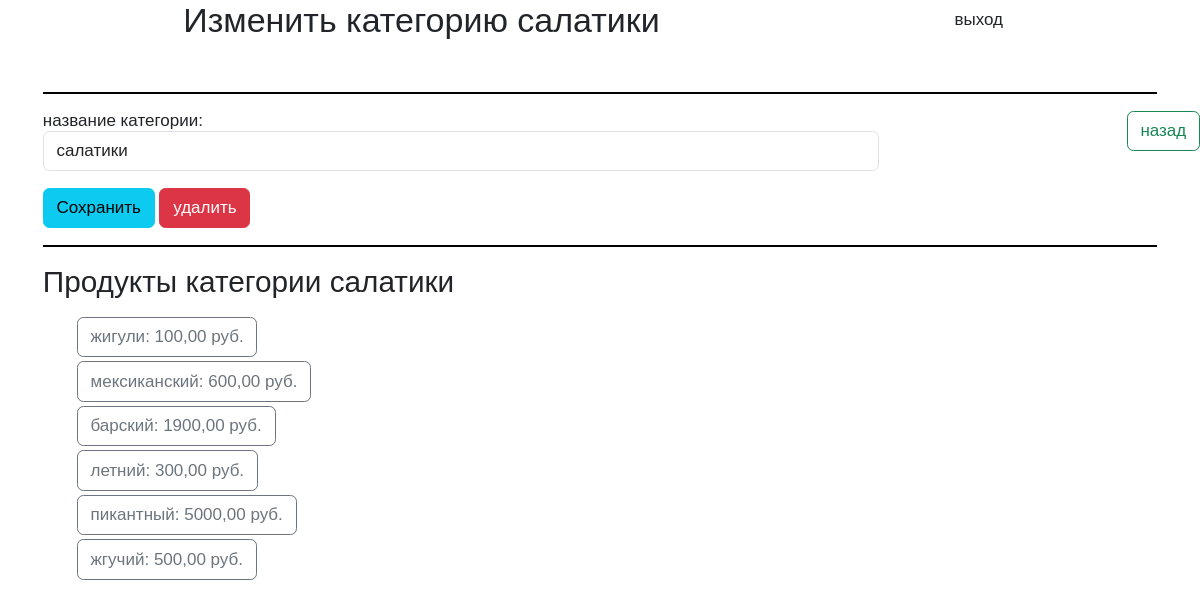
Page /panel/category/103 (signed in) on the committed database.
### category/models.py (models this page shows, shortened)
class Category(models.Model):
    title = models.CharField(max_length=100)

### product/models.py (models this page shows, shortened)
class Product(models.Model):
    title = models.CharField(max_length=200)
    price = models.DecimalField(max_digits=7, decimal_places=2)
    photo_url = models.URLField(
        default="https://avatars.mds.yandex.net/i?id=7d5945d1f087f0300f467e9b4eac093999aa67d0-9853689-images-thumbs&n=13")
    description = models.CharField(max_length=255)
    category = models.ForeignKey(Category, on_delete=models.CASCADE, verbose_name='category')

### admin_p/views.py (the view, shortened to what this page needs)
# urls.py: path('category/<int:pk>', PanelCategoryDetailView.as_view(), name='panel_category_detail'),
@method_decorator(login_required, name='dispatch')
class PanelCategoryDetailView(View):
    def get(self, request, pk):
        category = Category.objects.get(id=pk)
        if category:
            form = CategoryForm(instance=category)
            products = Product.objects.filter(category=pk).only('id', 'title', 'price')
            return render(request, 'admin_p/AdminCategoryDetail.html',
                          {'form': form, 'category': category, 'products': products})
        else:
            return redirect('panel_category')

### category/forms.py
class CategoryForm(forms.ModelForm):
    class Meta:
        model = Category
        fields = ('title',)
    def __init__(self, *args, **kwargs):
        super(CategoryForm, self).__init__(*args, **kwargs)
        self.fields['title'].label = "название категории"
        self.fields['title'].widget.attrs['class'] = 'form-control mb-2 w-75'

### admin_p/templates/admin_p/AdminCategoryDetail.html (shortened to what this page needs)
{% extends 'admin_p/base.html' %}
{% block body %}
<div class="container">
    <header>
        <div class="d-flex justify-content-around">
            <h2 class="text-center mb-5">Изменить категорию {{category.title}}</h2>
            <a href="{% url 'logout' %}" class="btn float-end">выход</a>
        </div>
        <div class="line w-100 mb-3"></div>
        <a href="{% url 'panel_category' %}" class="position-absolute top-1 end-0 btn btn-outline-success">назад</a>
    </header>
    <main>
        <form method="post" class="mb-3">
            {{form.as_p}}
            <div>
                <input type="submit" class="btn btn-info" value="Сохранить">
                <a href="#" id="ajax_delete_category" class="btn btn-danger">удалить</a>
            </div>
        </form>
        <div class="line w-100 mb-3"></div>
        {% if products %}
        <h3 class="mb-3">Продукты категории {{category.title}}</h3>
        <ul>
            {% for item in products %}
            <li><a href="{% url 'product_panel_detail' item.id %}" class="mb-1 btn btn-outline-secondary">{{item.title}}: {{item.price}} руб.</a></li>
            {% endfor %}
        </ul>
        {% else %}
        <p>продукты категории <b>{{category.title}}</b> отсутствуют.</p>
        {% endif %}
    </main>
</div>
{% load static %}
{% endblock %}

### category/static/category/css/normilize.css (style rules this page uses)
* { margin: 0; padding: 0; box-sizing: border-box; font: 17px 'MintSpirit-Regular', sans-serif; }
ul { list-style: none; }
a { text-decoration: none; }
body { font-family: 'Montserrat', sans-serif; }
html { line-height: 1.15; -webkit-text-size-adjust: 100%; }
main { display: block; }
a { background-color: transparent; }
button, input, optgroup, select, textarea { font-family: inherit; font-size: 100%; line-height: 1.15; margin: 0; }
button, input { overflow: visible; }
button, [type="button"], [type="reset"], [type="submit"] { -webkit-appearance: button; }

### admin_p/static/admin_p/css/panel.css (style rules this page uses)
.line { background: #000; height: 2px; }

### rows in the picture
Category: title "салатики"
Product: title "жигули", price "100,00"
Product: title "мексиканский", price "600,00"
Product: title "барский", price "1900,00"
Product: title "летний", price "300,00"
Product: title "пикантный", price "5000,00"
Product: title "жгучий", price "500,00"
